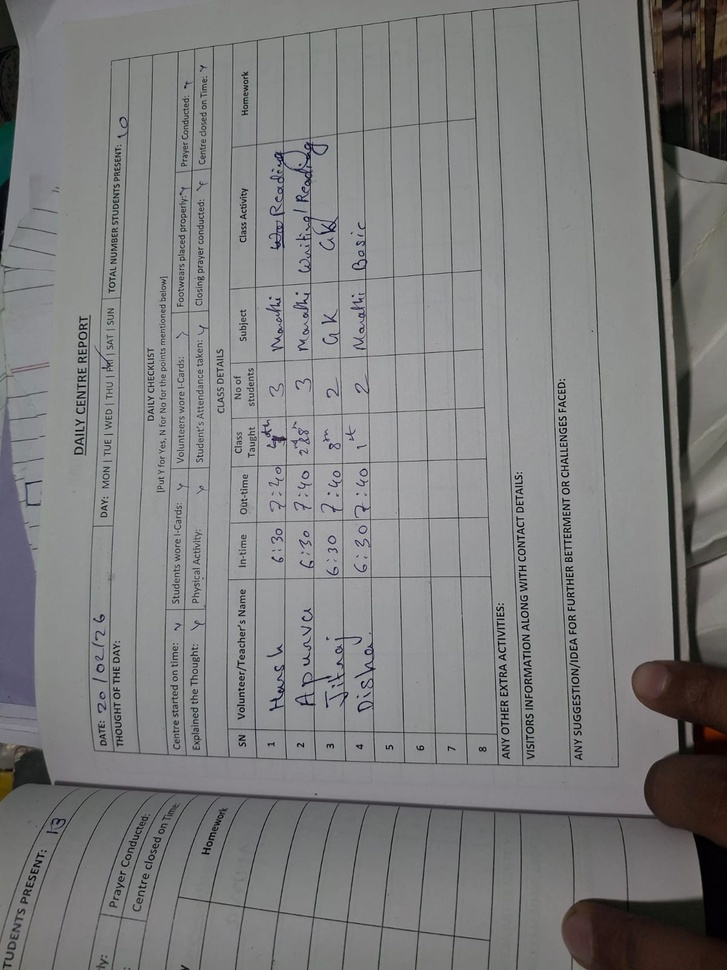
#> input picture Scan-to-Excel/Backend/uploads/IMG-20260223-WA0021.jpg, 727 x 970 px, shrunk from 1200 x 1600 before the run
$ python debug_complex_grid.py
#> lines starting #> are read from the running program, lines starting #| are printed output that depends on the picture; after the words box and inside, x2 and y2 are one past the last pixel; in counts of white or black regions, pixels touching at a corner belong together
import cv2
import numpy as np
import os
import sys

def debug_contours(image_path):
#> called with image_path = 'uploads/IMG-20260223-WA0021.jpg'
    print(f"Testing on {image_path}")
    if not os.path.exists(image_path):
        print(f"File not found: {image_path}")
        return

    img = cv2.imread(image_path)
#> img is the input picture: shape (970, 727, 3); mean B, G, R 126.4, 126.2, 126.1
    gray = cv2.cvtColor(img, cv2.COLOR_BGR2GRAY)

    # Adaptive thresholding might be better for uneven lighting in scans
    thresh = cv2.adaptiveThreshold(gray, 255, cv2.ADAPTIVE_THRESH_MEAN_C, cv2.THRESH_BINARY_INV, 15, -2)
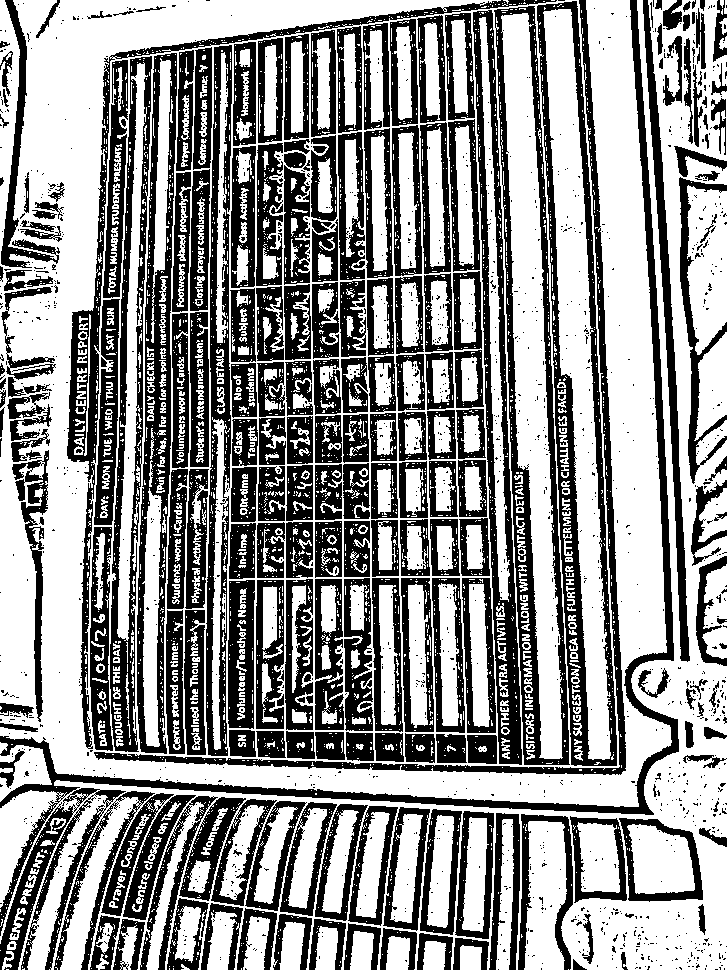
#> thresh: shape (970, 727); 57% white; 1768 black regions (1529 under 20 px), largest, box (x1, y1, x2, y2) and area: (0, 0, 679, 970) 17714, (537, 1, 617, 766) 12309, (494, 6, 570, 765) 11389

    img_h, img_w = thresh.shape
#> img_h = 970; img_w = 727

    # Identify lines
    h_kernel_len = max(img_w // 20, 20)
#> h_kernel_len = 36
    v_kernel_len = max(img_h // 20, 20)
#> v_kernel_len = 48

    h_kernel = cv2.getStructuringElement(cv2.MORPH_RECT, (h_kernel_len, 1))
    v_kernel = cv2.getStructuringElement(cv2.MORPH_RECT, (1, v_kernel_len))
#> v_kernel = 48 values from 1 to 1

    horizontal = cv2.morphologyEx(thresh, cv2.MORPH_OPEN, h_kernel, iterations=2)
#> horizontal: shape (970, 727); 7.3% white; 66 white regions, largest, box (x1, y1, x2, y2) and area: (27, 0, 503, 104) 16655, (55, 760, 641, 804) 12015, (67, 786, 727, 820) 3124
    vertical = cv2.morphologyEx(thresh, cv2.MORPH_OPEN, v_kernel, iterations=2)
#> vertical: shape (970, 727); 22.1% white; 130 white regions, largest, box (x1, y1, x2, y2) and area: (589, 0, 663, 705) 28416, (42, 0, 103, 777) 26785, (549, 11, 606, 762) 15132

    # Combine
    table_mask = cv2.addWeighted(horizontal, 0.5, vertical, 0.5, 0.0)
    _, table_mask = cv2.threshold(table_mask, 50, 255, cv2.THRESH_BINARY)
#> table_mask: shape (970, 727); 27% white; 103 white regions, largest, box (x1, y1, x2, y2) and area: (0, 0, 641, 809) 54496, (589, 0, 663, 705) 28416, (549, 11, 606, 762) 15132

    # Optional morphological close to connect gaps
    kernel = cv2.getStructuringElement(cv2.MORPH_RECT, (3, 3))
    table_mask = cv2.morphologyEx(table_mask, cv2.MORPH_CLOSE, kernel)
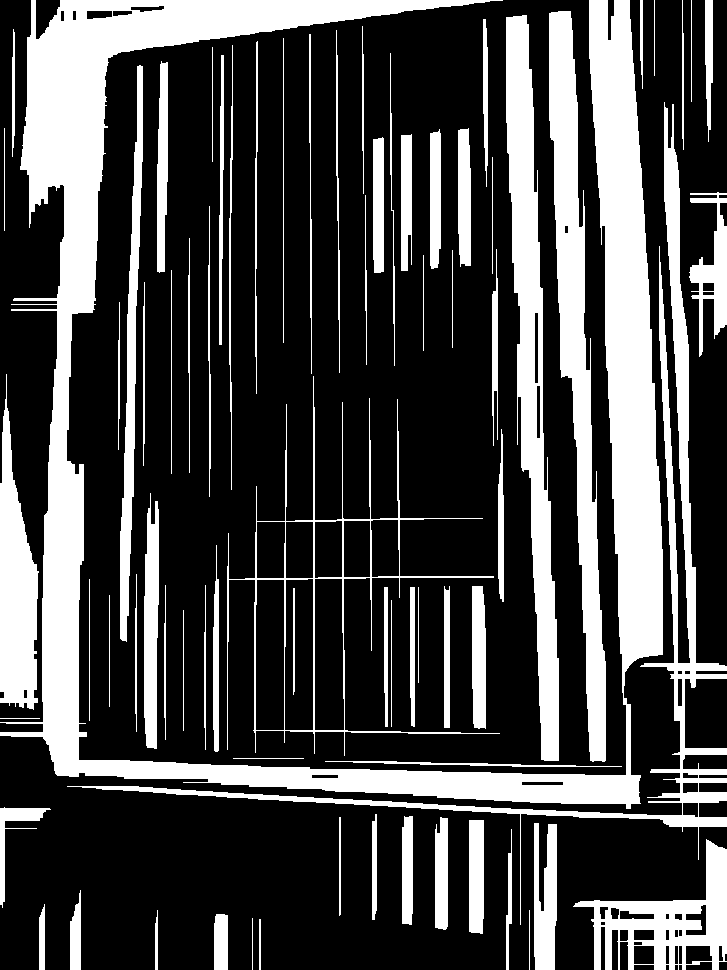
#> table_mask: shape (970, 727); 28.6% white; 75 white regions

    # Find contours
    contours, _ = cv2.findContours(table_mask, cv2.RETR_TREE, cv2.CHAIN_APPROX_SIMPLE)
#> contours = 121 contours, 20 with area under 20; largest, box (x1, y1, x2, y2) and area: (0, 0, 663, 809) 83466, (227, 376, 500, 756) 22672, (506, 15, 559, 761) 16092, (549, 11, 606, 762) 15562, (67, 102, 727, 925) 13414

    bounding_boxes = []
    for contour in contours:
        x, y, w, h = cv2.boundingRect(contour)

        # Filter out tiny sub-rectangles or the whole image contour
        if w > 20 and h > 10 and w < img_w * 0.95 and h < img_h * 0.95:
            bounding_boxes.append((x, y, w, h))
#> this loop made 121 passes
#> (x, y, w, h) on passes 3, 5, 6, 7, 8, 9, 10, 11, 12, 13, 14, 15: (214, 914, 14, 56), (155, 910, 3, 60), (39, 904, 6, 66), (70, 890, 11, 80), (573, 839, 154, 131), (718, 945, 6, 17), (685, 945, 28, 20), (678, 945, 5, 20), (674, 945, 5, 20), (665, 945, 5, 20), (633, 945, 22, 20), (633, 941, 10, 5)
#> (contour, x, y, w, h) on passes 1, 2, 4, 32, 37, 38: ([[259, 919], [259, 969], [260, 969], [260, 919]], 259, 919, 2, 51), ([[252, 918], [252, 969]], 252, 918, 1, 52), ([[529, 910], [529, 969]], 529, 910, 1, 60), ([[339, 817], [339, 915], [340, 914], [340, 817]], 339, 817, 2, 99), ([[233, 758], [303, 758]], 233, 758, 71, 1), ([[0, 718], [39, 718]], 0, 718, 40, 1)
#> after the loop, bounding_boxes = 23 items, first 6: (573, 839, 154, 131), (685, 945, 28, 20), (633, 945, 22, 20), (633, 929, 22, 12), (685, 904, 22, 32), (534, 823, 23, 147)

    print(f"Found {len(bounding_boxes)} valid cells.")
#| Found 23 valid cells.

    # Draw them
    debug_img = img.copy()
    for (x, y, w, h) in bounding_boxes:
        cv2.rectangle(debug_img, (x, y), (x + w, y + h), (0, 255, 0), 2)
#> this loop made 23 passes
#> (x, y, w, h) on passes 1 to 12: (573, 839, 154, 131), (685, 945, 28, 20), (633, 945, 22, 20), (633, 929, 22, 12), (685, 904, 22, 32), (534, 823, 23, 147), (0, 807, 51, 101), (227, 376, 273, 380), (255, 579, 30, 152), (314, 578, 31, 153), (284, 578, 30, 153), (285, 521, 29, 58)
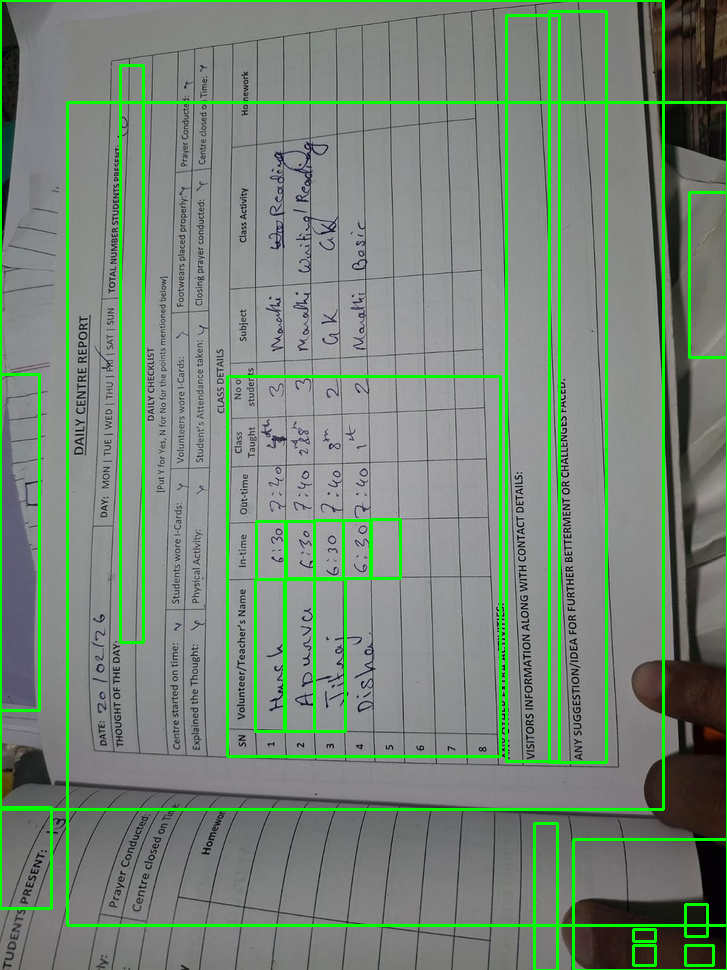
#> debug_img: shape (970, 727, 3); 5.9% of pixels changed, all inside (x1, y1, x2, y2) = (0, 0, 727, 970)

    cv2.imwrite("debug_contours.png", debug_img)
    cv2.imwrite("debug_table_mask.png", table_mask)

# Using scanned.jpeg assuming it's the complex one
debug_contours("uploads/IMG-20260223-WA0021.jpg")
debug_contours("uploads/scanned.jpeg")
#> call 2 of debug_contours, with image_path = 'uploads/scanned.jpeg'
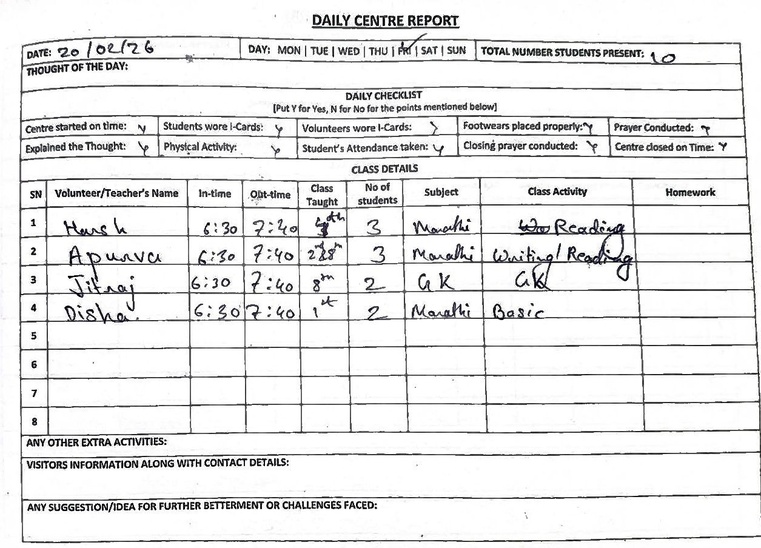
#> input picture Scan-to-Excel/Backend/uploads/scanned.jpeg, 761 x 548 px, shrunk from 1255 x 904 before the run
#> in debug_contours, img is the input picture: shape (548, 761, 3); mean B, G, R 231.3, 231.2, 231.2
#> in debug_contours (call 2), `thresh = cv2.adaptiveThreshold(gray, 255, cv2.ADAPTIVE_THRESH_MEAN_C, ..`:
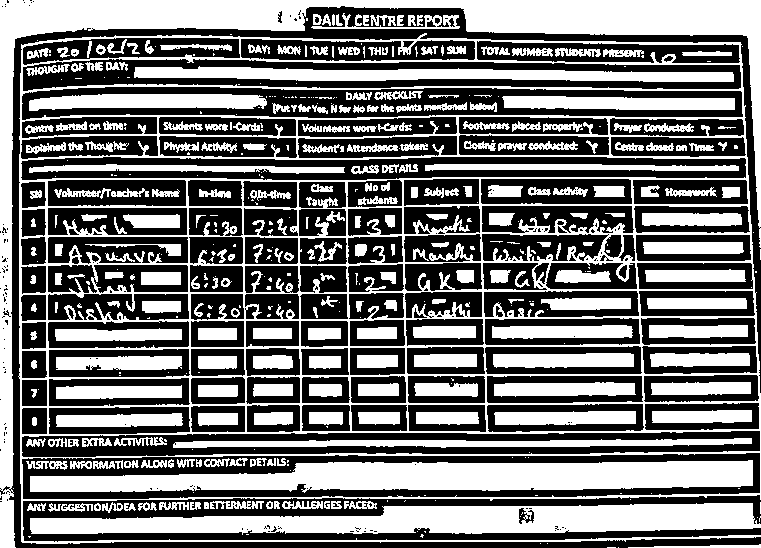
#> thresh: shape (548, 761); 44.3% white; 465 white regions (189 under 20 px), largest, box (x1, y1, x2, y2) and area: (18, 33, 761, 544) 43465, (0, 0, 761, 548) 28529, (30, 460, 753, 493) 16509
#> in debug_contours (call 2), `v_kernel = cv2.getStructuringElement(cv2.MORPH_RECT, (1, v_kernel_len))`: v_kernel = 27 values from 1 to 1
#> in debug_contours (call 2), `horizontal = cv2.morphologyEx(thresh, cv2.MORPH_OPEN, h_kernel, iterat..`: horizontal: shape (548, 761); 28.1% white; 58 white regions, largest, box (x1, y1, x2, y2) and area: (0, 0, 761, 35) 20031, (32, 461, 755, 492) 16105, (32, 504, 761, 533) 14041
#> in debug_contours (call 2), `vertical = cv2.morphologyEx(thresh, cv2.MORPH_OPEN, v_kernel, iteratio..`: vertical: shape (548, 761); 7.2% white; 21 white regions, largest, box (x1, y1, x2, y2) and area: (466, 0, 761, 228) 11600, (34, 0, 278, 35) 7275, (0, 0, 23, 491) 5348
#> in debug_contours (call 2), `_, table_mask = cv2.threshold(table_mask, 50, 255, cv2.THRESH_BINARY)`: table_mask: shape (548, 761); 30.8% white; 47 white regions, largest, box (x1, y1, x2, y2) and area: (0, 0, 761, 491) 26525, (19, 50, 761, 543) 20605, (32, 461, 755, 492) 16105
#> in debug_contours (call 2), `kernel = cv2.getStructuringElement(cv2.MORPH_RECT, (3, 3))`: kernel = [[1, 1, 1], [1, 1, 1], [1, 1, 1]]
#> in debug_contours (call 2), `table_mask = cv2.morphologyEx(table_mask, cv2.MORPH_CLOSE, kernel)`:
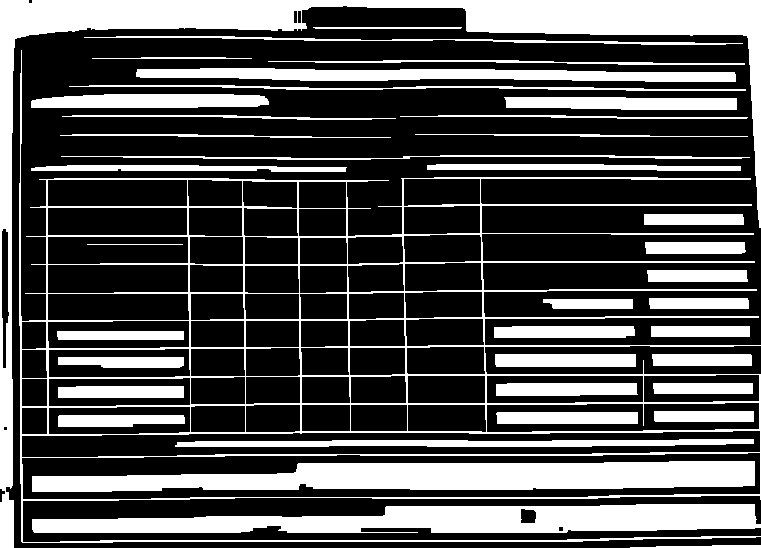
#> table_mask: shape (548, 761); 31.1% white; 39 white regions
#> in debug_contours (call 2), `contours, _ = cv2.findContours(table_mask, cv2.RETR_TREE, cv2.CHAIN_AP..`: contours = 106 contours, 2 with area under 20; largest, box (x1, y1, x2, y2) and area: (19, 50, 761, 543) 177964, (21, 452, 761, 500) 30850, (0, 0, 761, 548) 27024, (21, 430, 761, 458) 15925, (32, 461, 755, 492) 15390
#> the loop in debug_contours (call 2), `for contour in contours:` made 106 passes
#> (x, y, w, h) on passes 1, 2, 3, 4, 5, 6, 8, 9, 10, 11, 12, 13: (630, 545, 131, 3), (32, 504, 729, 29), (558, 526, 6, 6), (520, 508, 17, 16), (652, 354, 100, 12), (495, 354, 141, 13), (494, 326, 141, 12), (543, 299, 90, 10), (649, 298, 100, 11), (647, 270, 101, 12), (645, 242, 101, 12), (644, 214, 100, 11)
#> (contour, x, y, w, h) on pass 7: ([[651, 326], [651, 336], [749, 336], [749, 326]], 651, 326, 99, 11)
#> after the loop in debug_contours (call 2), `for contour in contours:`: bounding_boxes = 77 items, first 6: (652, 354, 100, 12), (495, 354, 141, 13), (651, 326, 99, 11), (494, 326, 141, 12), (649, 298, 100, 11), (647, 270, 101, 12)
#| Found 77 valid cells.
#> the loop in debug_contours (call 2), `for (x, y, w, h) in bounding_boxes:` made 77 passes
#> (x, y, w, h) on passes 1 to 12: (652, 354, 100, 12), (495, 354, 141, 13), (651, 326, 99, 11), (494, 326, 141, 12), (649, 298, 100, 11), (647, 270, 101, 12), (645, 242, 101, 12), (644, 214, 100, 11), (504, 97, 233, 13), (31, 94, 238, 14), (136, 68, 600, 14), (21, 407, 27, 28)
#> after the loop in debug_contours (call 2), `for (x, y, w, h) in bounding_boxes:`:
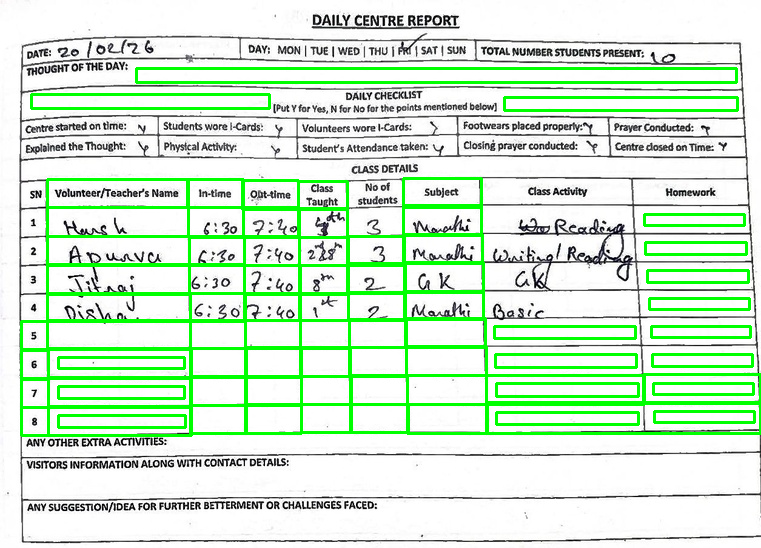
#> debug_img: shape (548, 761, 3); 10.2% of pixels changed, all inside (x1, y1, x2, y2) = (20, 67, 761, 437)
